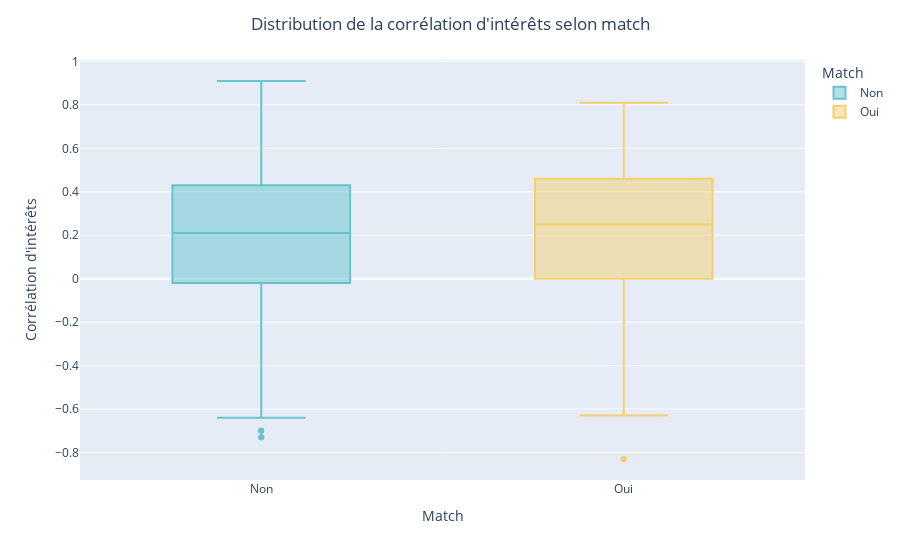

The notebook cell saved with this chart:
### Code cell
fig = px.box(df_sd_clean, x="match_label", y="int_corr", color="match_label",
             labels={"match_label": "Match", "int_corr": "Corrélation d'intérêts"}, color_discrete_sequence=px.colors.qualitative.Pastel)
fig.update_layout(title="Distribution de la corrélation d'intérêts selon match", title_x=0.5)
fig.show()

### Figure 1 — Plotly figure (JSON) as saved in the notebook; plotly's stock layout.template omitted (floating-point values rounded to 4 significant figures; data arrays with more than 128 entries replaced by an {"elided": "..."} marker saying what was removed)
{"data": [{"alignmentgroup": "True", "hovertemplate": "Match=%{x}<br>Corrélation d'intérêts=%{y}<extra></extra>", "legendgroup": "Non", "marker": {"color": "rgb(102, 197, 204)"}, "name": "Non", "notched": false, "offsetgroup": "Non", "orientation": "v", "showlegend": true, "type": "box", "x": {"elided": "6870 str values"}, "x0": " ", "xaxis": "x", "y": {"elided": "6870 float values"}, "y0": " ", "yaxis": "y"}, {"alignmentgroup": "True", "hovertemplate": "Match=%{x}<br>Corrélation d'intérêts=%{y}<extra></extra>", "legendgroup": "Oui", "marker": {"color": "rgb(246, 207, 113)"}, "name": "Oui", "notched": false, "offsetgroup": "Oui", "orientation": "v", "showlegend": true, "type": "box", "x": {"elided": "1350 str values"}, "x0": " ", "xaxis": "x", "y": {"elided": "1350 float values"}, "y0": " ", "yaxis": "y"}], "layout": {"boxmode": "overlay", "legend": {"title": {"text": "Match"}, "tracegroupgap": 0}, "margin": {"t": 60}, "title": {"text": "Distribution de la corrélation d'intérêts selon match", "x": 0.5}, "xaxis": {"anchor": "y", "categoryarray": ["Non", "Oui"], "categoryorder": "array", "domain": [0, 1], "title": {"text": "Match"}}, "yaxis": {"anchor": "x", "domain": [0, 1], "title": {"text": "Corrélation d'intérêts"}}}}
